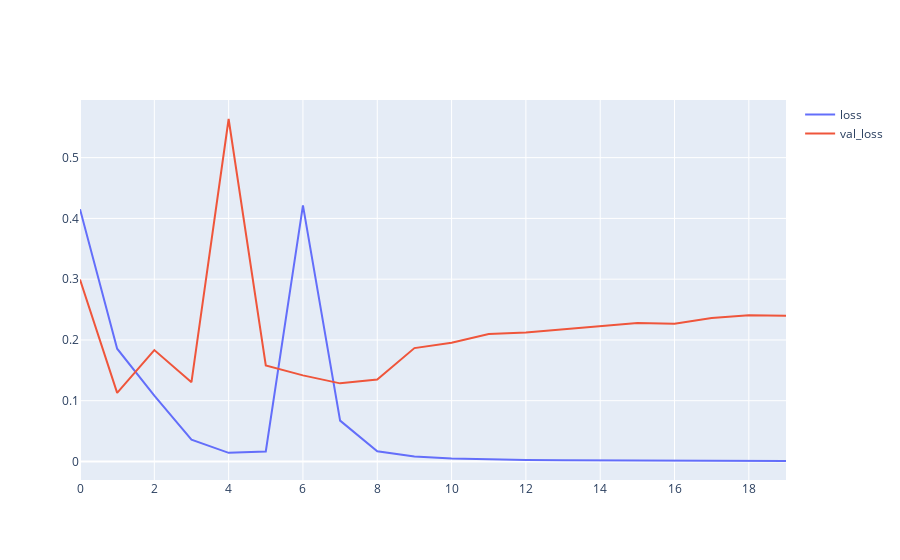

The notebook cell this image was saved under:
### Code cell
fig = go.Figure()
fig.add_trace(go.Scatter(y=simpleRNN_history["loss"],
                    mode='lines',
                    name='loss'))
fig.add_trace(go.Scatter(y=simpleRNN_history["val_loss"],
                    mode='lines',
                    name='val_loss'))
fig.show()

### Figure 1 — Plotly figure (JSON) as saved in the notebook; plotly's stock layout.template omitted (floating-point values rounded to 4 significant figures)
{"data": [{"mode": "lines", "name": "loss", "type": "scatter", "y": [0.4152, 0.1856, 0.1084, 0.03579, 0.01419, 0.01642, 0.4216, 0.06726, 0.01684, 0.008081, 0.004804, 0.003497, 0.002625, 0.002155, 0.001736, 0.001501, 0.001083, 0.0009826, 0.0008471, 0.000787]}, {"mode": "lines", "name": "val_loss", "type": "scatter", "y": [0.2994, 0.1129, 0.1833, 0.1304, 0.5636, 0.1579, 0.1417, 0.1286, 0.135, 0.1866, 0.1953, 0.2099, 0.2124, 0.2175, 0.2231, 0.2281, 0.2266, 0.2362, 0.2405, 0.2397]}], "layout": {}}
